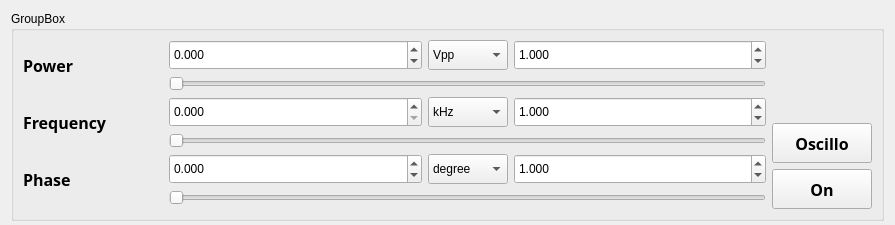
<?xml version="1.0" encoding="UTF-8"?>
<ui version="4.0">
 <class>Form</class>
 <widget class="QWidget" name="Form">
  <property name="geometry">
   <rect>
    <x>0</x>
    <y>0</y>
    <width>895</width>
    <height>225</height>
   </rect>
  </property>
  <property name="minimumSize">
   <size>
    <width>0</width>
    <height>225</height>
   </size>
  </property>
  <property name="windowTitle">
   <string>Form</string>
  </property>
  <layout class="QHBoxLayout" name="horizontalLayout">
   <item>
    <widget class="QGroupBox" name="GBOX_channel_title">
     <property name="minimumSize">
      <size>
       <width>136</width>
       <height>210</height>
      </size>
     </property>
     <property name="title">
      <string>GroupBox</string>
     </property>
     <layout class="QHBoxLayout" name="horizontalLayout_2">
      <item>
       <layout class="QGridLayout" name="gridLayout" rowstretch="1,1,1,0,0,0" columnstretch="2,1,1,1">
        <item row="2" column="0" rowspan="2">
         <widget class="QLabel" name="NON_freq">
          <property name="minimumSize">
           <size>
            <width>120</width>
            <height>0</height>
           </size>
          </property>
          <property name="maximumSize">
           <size>
            <width>140</width>
            <height>16777215</height>
           </size>
          </property>
          <property name="font">
           <font>
            <family>Arial Black</family>
            <pointsize>12</pointsize>
            <weight>75</weight>
            <bold>true</bold>
           </font>
          </property>
          <property name="text">
           <string>Frequency</string>
          </property>
         </widget>
        </item>
        <item row="0" column="2">
         <widget class="QComboBox" name="CBOX_power">
          <property name="minimumSize">
           <size>
            <width>70</width>
            <height>30</height>
           </size>
          </property>
          <property name="maximumSize">
           <size>
            <width>80</width>
            <height>16777215</height>
           </size>
          </property>
          <item>
           <property name="text">
            <string>Vpp</string>
           </property>
          </item>
          <item>
           <property name="text">
            <string>dBm</string>
           </property>
          </item>
          <item>
           <property name="text">
            <string>mW</string>
           </property>
          </item>
         </widget>
        </item>
        <item row="0" column="0" rowspan="2">
         <widget class="QLabel" name="NON_power">
          <property name="minimumSize">
           <size>
            <width>120</width>
            <height>0</height>
           </size>
          </property>
          <property name="maximumSize">
           <size>
            <width>140</width>
            <height>16777215</height>
           </size>
          </property>
          <property name="font">
           <font>
            <family>Arial Black</family>
            <pointsize>12</pointsize>
            <weight>75</weight>
            <bold>true</bold>
           </font>
          </property>
          <property name="text">
           <string>Power</string>
          </property>
         </widget>
        </item>
        <item row="4" column="2">
         <widget class="QComboBox" name="CBOX_phase">
          <property name="minimumSize">
           <size>
            <width>70</width>
            <height>30</height>
           </size>
          </property>
          <property name="maximumSize">
           <size>
            <width>80</width>
            <height>16777215</height>
           </size>
          </property>
          <item>
           <property name="text">
            <string>degree</string>
           </property>
          </item>
          <item>
           <property name="text">
            <string>radian</string>
           </property>
          </item>
         </widget>
        </item>
        <item row="4" column="3">
         <widget class="QDoubleSpinBox" name="SPB_phase_step">
          <property name="minimumSize">
           <size>
            <width>80</width>
            <height>30</height>
           </size>
          </property>
          <property name="decimals">
           <number>3</number>
          </property>
          <property name="minimum">
           <double>-100.000000000000000</double>
          </property>
          <property name="maximum">
           <double>100.000000000000000</double>
          </property>
          <property name="value">
           <double>1.000000000000000</double>
          </property>
         </widget>
        </item>
        <item row="2" column="2">
         <widget class="QComboBox" name="CBOX_freq">
          <property name="minimumSize">
           <size>
            <width>70</width>
            <height>30</height>
           </size>
          </property>
          <property name="maximumSize">
           <size>
            <width>80</width>
            <height>16777215</height>
           </size>
          </property>
          <item>
           <property name="text">
            <string>kHz</string>
           </property>
          </item>
          <item>
           <property name="text">
            <string>MHz</string>
           </property>
          </item>
          <item>
           <property name="text">
            <string>GHz</string>
           </property>
          </item>
         </widget>
        </item>
        <item row="0" column="3">
         <widget class="QDoubleSpinBox" name="SPB_power_step">
          <property name="minimumSize">
           <size>
            <width>80</width>
            <height>30</height>
           </size>
          </property>
          <property name="decimals">
           <number>3</number>
          </property>
          <property name="minimum">
           <double>-100.000000000000000</double>
          </property>
          <property name="maximum">
           <double>100.000000000000000</double>
          </property>
          <property name="value">
           <double>1.000000000000000</double>
          </property>
         </widget>
        </item>
        <item row="2" column="1">
         <widget class="QDoubleSpinBox" name="SPB_freq">
          <property name="minimumSize">
           <size>
            <width>80</width>
            <height>30</height>
           </size>
          </property>
          <property name="decimals">
           <number>3</number>
          </property>
          <property name="maximum">
           <double>15000.000000000000000</double>
          </property>
         </widget>
        </item>
        <item row="0" column="1">
         <widget class="QDoubleSpinBox" name="SPB_power">
          <property name="minimumSize">
           <size>
            <width>80</width>
            <height>30</height>
           </size>
          </property>
          <property name="decimals">
           <number>3</number>
          </property>
          <property name="minimum">
           <double>-80.000000000000000</double>
          </property>
          <property name="maximum">
           <double>100.000000000000000</double>
          </property>
         </widget>
        </item>
        <item row="2" column="3">
         <widget class="QDoubleSpinBox" name="SPB_freq_step">
          <property name="minimumSize">
           <size>
            <width>80</width>
            <height>30</height>
           </size>
          </property>
          <property name="decimals">
           <number>3</number>
          </property>
          <property name="minimum">
           <double>-100.000000000000000</double>
          </property>
          <property name="maximum">
           <double>100.000000000000000</double>
          </property>
          <property name="value">
           <double>1.000000000000000</double>
          </property>
         </widget>
        </item>
        <item row="4" column="1">
         <widget class="QDoubleSpinBox" name="SPB_phase">
          <property name="minimumSize">
           <size>
            <width>80</width>
            <height>30</height>
           </size>
          </property>
          <property name="decimals">
           <number>3</number>
          </property>
          <property name="minimum">
           <double>-359.000000000000000</double>
          </property>
          <property name="maximum">
           <double>360.000000000000000</double>
          </property>
          <property name="value">
           <double>0.000000000000000</double>
          </property>
         </widget>
        </item>
        <item row="5" column="1" colspan="3">
         <widget class="QSlider" name="SLB_phase">
          <property name="orientation">
           <enum>Qt::Horizontal</enum>
          </property>
         </widget>
        </item>
        <item row="4" column="0" rowspan="2">
         <widget class="QLabel" name="NON_phase">
          <property name="minimumSize">
           <size>
            <width>100</width>
            <height>0</height>
           </size>
          </property>
          <property name="maximumSize">
           <size>
            <width>140</width>
            <height>16777215</height>
           </size>
          </property>
          <property name="font">
           <font>
            <family>Arial Black</family>
            <pointsize>12</pointsize>
            <weight>75</weight>
            <bold>true</bold>
           </font>
          </property>
          <property name="text">
           <string>Phase</string>
          </property>
         </widget>
        </item>
        <item row="1" column="1" colspan="3">
         <widget class="QSlider" name="SLB_power">
          <property name="orientation">
           <enum>Qt::Horizontal</enum>
          </property>
         </widget>
        </item>
        <item row="3" column="1" colspan="3">
         <widget class="QSlider" name="SLB_freq">
          <property name="orientation">
           <enum>Qt::Horizontal</enum>
          </property>
         </widget>
        </item>
       </layout>
      </item>
      <item>
       <layout class="QVBoxLayout" name="verticalLayout">
        <item>
         <spacer name="verticalSpacer">
          <property name="orientation">
           <enum>Qt::Vertical</enum>
          </property>
          <property name="sizeHint" stdset="0">
           <size>
            <width>20</width>
            <height>40</height>
           </size>
          </property>
         </spacer>
        </item>
        <item>
         <widget class="QPushButton" name="BTN_oscillo">
          <property name="minimumSize">
           <size>
            <width>100</width>
            <height>40</height>
           </size>
          </property>
          <property name="font">
           <font>
            <family>Arial Black</family>
            <pointsize>12</pointsize>
            <weight>75</weight>
            <bold>true</bold>
           </font>
          </property>
          <property name="text">
           <string>Oscillo</string>
          </property>
          <property name="checkable">
           <bool>true</bool>
          </property>
         </widget>
        </item>
        <item>
         <widget class="QPushButton" name="BTN_on">
          <property name="minimumSize">
           <size>
            <width>100</width>
            <height>40</height>
           </size>
          </property>
          <property name="font">
           <font>
            <family>Arial Black</family>
            <pointsize>12</pointsize>
            <weight>75</weight>
            <bold>true</bold>
           </font>
          </property>
          <property name="text">
           <string>On</string>
          </property>
          <property name="checkable">
           <bool>true</bool>
          </property>
         </widget>
        </item>
       </layout>
      </item>
     </layout>
    </widget>
   </item>
  </layout>
 </widget>
 <resources/>
 <connections>
  <connection>
   <sender>CBOX_power</sender>
   <signal>currentTextChanged(QString)</signal>
   <receiver>Form</receiver>
   <slot>changedPowerUnit()</slot>
   <hints>
    <hint type="sourcelabel">
     <x>497</x>
     <y>61</y>
    </hint>
    <hint type="destinationlabel">
     <x>519</x>
     <y>76</y>
    </hint>
   </hints>
  </connection>
  <connection>
   <sender>CBOX_freq</sender>
   <signal>currentTextChanged(QString)</signal>
   <receiver>Form</receiver>
   <slot>changedFreqUnit()</slot>
   <hints>
    <hint type="sourcelabel">
     <x>519</x>
     <y>94</y>
    </hint>
    <hint type="destinationlabel">
     <x>519</x>
     <y>113</y>
    </hint>
   </hints>
  </connection>
  <connection>
   <sender>CBOX_phase</sender>
   <signal>currentTextChanged(QString)</signal>
   <receiver>Form</receiver>
   <slot>changedPhaseUnit()</slot>
   <hints>
    <hint type="sourcelabel">
     <x>528</x>
     <y>121</y>
    </hint>
    <hint type="destinationlabel">
     <x>519</x>
     <y>153</y>
    </hint>
   </hints>
  </connection>
  <connection>
   <sender>SPB_power</sender>
   <signal>editingFinished()</signal>
   <receiver>Form</receiver>
   <slot>editedPower()</slot>
   <hints>
    <hint type="sourcelabel">
     <x>382</x>
     <y>61</y>
    </hint>
    <hint type="destinationlabel">
     <x>1034</x>
     <y>126</y>
    </hint>
   </hints>
  </connection>
  <connection>
   <sender>SPB_power_step</sender>
   <signal>valueChanged(double)</signal>
   <receiver>Form</receiver>
   <slot>changedPowerStep()</slot>
   <hints>
    <hint type="sourcelabel">
     <x>741</x>
     <y>55</y>
    </hint>
    <hint type="destinationlabel">
     <x>1351</x>
     <y>126</y>
    </hint>
   </hints>
  </connection>
  <connection>
   <sender>SPB_freq_step</sender>
   <signal>valueChanged(double)</signal>
   <receiver>Form</receiver>
   <slot>changedFreqStep()</slot>
   <hints>
    <hint type="sourcelabel">
     <x>812</x>
     <y>87</y>
    </hint>
    <hint type="destinationlabel">
     <x>1381</x>
     <y>295</y>
    </hint>
   </hints>
  </connection>
  <connection>
   <sender>SPB_phase_step</sender>
   <signal>valueChanged(double)</signal>
   <receiver>Form</receiver>
   <slot>changedPhaseStep()</slot>
   <hints>
    <hint type="sourcelabel">
     <x>829</x>
     <y>121</y>
    </hint>
    <hint type="destinationlabel">
     <x>1257</x>
     <y>271</y>
    </hint>
   </hints>
  </connection>
  <connection>
   <sender>SPB_freq</sender>
   <signal>editingFinished()</signal>
   <receiver>Form</receiver>
   <slot>editedFreq()</slot>
   <hints>
    <hint type="sourcelabel">
     <x>276</x>
     <y>88</y>
    </hint>
    <hint type="destinationlabel">
     <x>686</x>
     <y>454</y>
    </hint>
   </hints>
  </connection>
  <connection>
   <sender>SPB_phase</sender>
   <signal>editingFinished()</signal>
   <receiver>Form</receiver>
   <slot>editedPhase()</slot>
   <hints>
    <hint type="sourcelabel">
     <x>262</x>
     <y>119</y>
    </hint>
    <hint type="destinationlabel">
     <x>465</x>
     <y>400</y>
    </hint>
   </hints>
  </connection>
 </connections>
 <slots>
  <slot>changedFreqUnit()</slot>
  <slot>changedPowerUnit()</slot>
  <slot>changedPhaseUnit()</slot>
  <slot>changedPower()</slot>
  <slot>changedFreq()</slot>
  <slot>changedPhase()</slot>
  <slot>editedPower()</slot>
  <slot>editedFreq()</slot>
  <slot>editedPhase()</slot>
  <slot>changedPowerStep()</slot>
  <slot>changedFreqStep()</slot>
  <slot>changedPhaseStep()</slot>
 </slots>
</ui>
